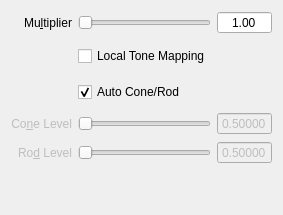
        <widget class="QWidget" name="page_pattanaik">
         <property name="sizePolicy">
          <sizepolicy hsizetype="Minimum" vsizetype="Minimum">
           <horstretch>0</horstretch>
           <verstretch>0</verstretch>
          </sizepolicy>
         </property>
         <layout class="QGridLayout" name="gridLayout_19">
          <item row="0" column="0">
           <layout class="QGridLayout" name="gridLayout_23">
            <item row="1" column="1">
             <widget class="QCheckBox" name="pattalocal">
              <property name="sizePolicy">
               <sizepolicy hsizetype="MinimumExpanding" vsizetype="Minimum">
                <horstretch>0</horstretch>
                <verstretch>0</verstretch>
               </sizepolicy>
              </property>
              <property name="minimumSize">
               <size>
                <width>0</width>
                <height>32</height>
               </size>
              </property>
              <property name="maximumSize">
               <size>
                <width>16777215</width>
                <height>32</height>
               </size>
              </property>
              <property name="text">
               <string>Local Tone Mapping</string>
              </property>
             </widget>
            </item>
            <item row="0" column="2">
             <widget class="QDoubleSpinBox" name="multiplierdsb">
              <property name="alignment">
               <set>Qt::AlignCenter</set>
              </property>
              <property name="buttonSymbols">
               <enum>QAbstractSpinBox::NoButtons</enum>
              </property>
              <property name="decimals">
               <number>2</number>
              </property>
              <property name="minimum">
               <double>0.000000000000000</double>
              </property>
              <property name="maximum">
               <double>1000.000000000000000</double>
              </property>
              <property name="value">
               <double>1.000000000000000</double>
              </property>
             </widget>
            </item>
            <item row="0" column="0">
             <widget class="QLabel" name="label_21">
              <property name="sizePolicy">
               <sizepolicy hsizetype="Minimum" vsizetype="Minimum">
                <horstretch>0</horstretch>
                <verstretch>0</verstretch>
               </sizepolicy>
              </property>
              <property name="minimumSize">
               <size>
                <width>0</width>
                <height>0</height>
               </size>
              </property>
              <property name="maximumSize">
               <size>
                <width>16777215</width>
                <height>16777215</height>
               </size>
              </property>
              <property name="text">
               <string>Mu&amp;ltiplier</string>
              </property>
              <property name="alignment">
               <set>Qt::AlignRight|Qt::AlignTrailing|Qt::AlignVCenter</set>
              </property>
              <property name="wordWrap">
               <bool>true</bool>
              </property>
              <property name="buddy">
               <cstring>multiplierSlider</cstring>
              </property>
             </widget>
            </item>
            <item row="0" column="1">
             <widget class="QSlider" name="multiplierSlider">
              <property name="sizePolicy">
               <sizepolicy hsizetype="MinimumExpanding" vsizetype="Minimum">
                <horstretch>0</horstretch>
                <verstretch>0</verstretch>
               </sizepolicy>
              </property>
              <property name="cursor">
               <cursorShape>PointingHandCursor</cursorShape>
              </property>
              <property name="maximum">
               <number>1000</number>
              </property>
              <property name="orientation">
               <enum>Qt::Horizontal</enum>
              </property>
             </widget>
            </item>
            <item row="2" column="1">
             <widget class="QCheckBox" name="autoYcheckbox">
              <property name="sizePolicy">
               <sizepolicy hsizetype="MinimumExpanding" vsizetype="Minimum">
                <horstretch>0</horstretch>
                <verstretch>0</verstretch>
               </sizepolicy>
              </property>
              <property name="minimumSize">
               <size>
                <width>0</width>
                <height>28</height>
               </size>
              </property>
              <property name="maximumSize">
               <size>
                <width>16777215</width>
                <height>28</height>
               </size>
              </property>
              <property name="text">
               <string>Auto Cone/Rod</string>
              </property>
              <property name="checked">
               <bool>true</bool>
              </property>
             </widget>
            </item>
            <item row="3" column="1">
             <widget class="QSlider" name="coneSlider">
              <property name="enabled">
               <bool>false</bool>
              </property>
              <property name="sizePolicy">
               <sizepolicy hsizetype="MinimumExpanding" vsizetype="Minimum">
                <horstretch>0</horstretch>
                <verstretch>0</verstretch>
               </sizepolicy>
              </property>
              <property name="cursor">
               <cursorShape>PointingHandCursor</cursorShape>
              </property>
              <property name="maximum">
               <number>1000</number>
              </property>
              <property name="singleStep">
               <number>1</number>
              </property>
              <property name="pageStep">
               <number>10</number>
              </property>
              <property name="orientation">
               <enum>Qt::Horizontal</enum>
              </property>
             </widget>
            </item>
            <item row="3" column="0">
             <widget class="QLabel" name="label_cone">
              <property name="enabled">
               <bool>false</bool>
              </property>
              <property name="sizePolicy">
               <sizepolicy hsizetype="Minimum" vsizetype="Minimum">
                <horstretch>0</horstretch>
                <verstretch>0</verstretch>
               </sizepolicy>
              </property>
              <property name="minimumSize">
               <size>
                <width>0</width>
                <height>0</height>
               </size>
              </property>
              <property name="maximumSize">
               <size>
                <width>16777215</width>
                <height>16777215</height>
               </size>
              </property>
              <property name="text">
               <string>Co&amp;ne Level</string>
              </property>
              <property name="alignment">
               <set>Qt::AlignRight|Qt::AlignTrailing|Qt::AlignVCenter</set>
              </property>
              <property name="wordWrap">
               <bool>true</bool>
              </property>
              <property name="buddy">
               <cstring>coneSlider</cstring>
              </property>
             </widget>
            </item>
            <item row="3" column="2">
             <widget class="QDoubleSpinBox" name="conedsb">
              <property name="enabled">
               <bool>false</bool>
              </property>
              <property name="alignment">
               <set>Qt::AlignCenter</set>
              </property>
              <property name="buttonSymbols">
               <enum>QAbstractSpinBox::NoButtons</enum>
              </property>
              <property name="decimals">
               <number>5</number>
              </property>
              <property name="maximum">
               <double>1.000000000000000</double>
              </property>
              <property name="singleStep">
               <double>0.010000000000000</double>
              </property>
              <property name="value">
               <double>0.500000000000000</double>
              </property>
             </widget>
            </item>
            <item row="4" column="0">
             <widget class="QLabel" name="label_rod">
              <property name="enabled">
               <bool>false</bool>
              </property>
              <property name="sizePolicy">
               <sizepolicy hsizetype="Minimum" vsizetype="Minimum">
                <horstretch>0</horstretch>
                <verstretch>0</verstretch>
               </sizepolicy>
              </property>
              <property name="minimumSize">
               <size>
                <width>0</width>
                <height>0</height>
               </size>
              </property>
              <property name="maximumSize">
               <size>
                <width>16777215</width>
                <height>16777215</height>
               </size>
              </property>
              <property name="text">
               <string>Ro&amp;d Level</string>
              </property>
              <property name="alignment">
               <set>Qt::AlignRight|Qt::AlignTrailing|Qt::AlignVCenter</set>
              </property>
              <property name="wordWrap">
               <bool>true</bool>
              </property>
              <property name="buddy">
               <cstring>rodSlider</cstring>
              </property>
             </widget>
            </item>
            <item row="4" column="1">
             <widget class="QSlider" name="rodSlider">
              <property name="enabled">
               <bool>false</bool>
              </property>
              <property name="sizePolicy">
               <sizepolicy hsizetype="MinimumExpanding" vsizetype="Minimum">
                <horstretch>0</horstretch>
                <verstretch>0</verstretch>
               </sizepolicy>
              </property>
              <property name="cursor">
               <cursorShape>PointingHandCursor</cursorShape>
              </property>
              <property name="maximum">
               <number>1000</number>
              </property>
              <property name="singleStep">
               <number>1</number>
              </property>
              <property name="pageStep">
               <number>10</number>
              </property>
              <property name="orientation">
               <enum>Qt::Horizontal</enum>
              </property>
             </widget>
            </item>
            <item row="4" column="2">
             <widget class="QDoubleSpinBox" name="roddsb">
              <property name="enabled">
               <bool>false</bool>
              </property>
              <property name="alignment">
               <set>Qt::AlignCenter</set>
              </property>
              <property name="buttonSymbols">
               <enum>QAbstractSpinBox::NoButtons</enum>
              </property>
              <property name="decimals">
               <number>5</number>
              </property>
              <property name="maximum">
               <double>1.000000000000000</double>
              </property>
              <property name="singleStep">
               <double>0.010000000000000</double>
              </property>
              <property name="value">
               <double>0.500000000000000</double>
              </property>
             </widget>
            </item>
           </layout>
          </item>
          <item row="1" column="0">
           <spacer name="verticalSpacer_2">
            <property name="orientation">
             <enum>Qt::Vertical</enum>
            </property>
            <property name="sizeHint" stdset="0">
             <size>
              <width>20</width>
              <height>40</height>
             </size>
            </property>
           </spacer>
          </item>
         </layout>
        </widget>
